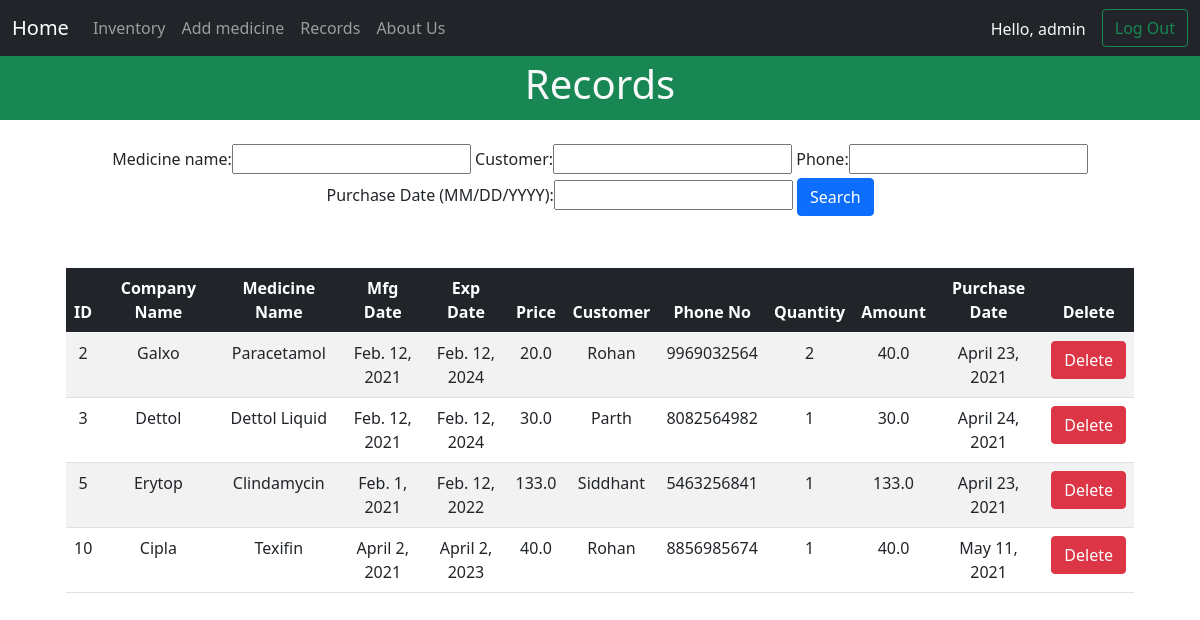
The page /records/ (signed in) on the database its author committed.
### store/models.py (models this page shows, shortened)
class Sold(models.Model):
    company_name = models.CharField(max_length=30)
    medicine_name = models.CharField(max_length=50)
    mfg_date = models.DateField("Mfg Date (MM/DD/YYYY)")
    exp_date = models.DateField("Exp Date (MM/DD/YYYY)")
    price = models.FloatField()
    customer = models.CharField(max_length=30)
    phone = models.IntegerField()
    quantity = models.IntegerField()
    amount = models.FloatField()
    purchase_date = models.DateField("Purchase Date (MM/DD/YYYY)")

### store/views.py (the view)
# urls.py: path("records/", views.records, name="Records"),
@login_required(login_url='Login')
def records(request):
    tdata = Sold.objects.all()
    myFilter = SoldFilter(request.GET, queryset=tdata)
    tdata = myFilter.qs
    return render(request, 'store/records.html', {"messages": tdata, "myFilter": myFilter})

### store/templates/store/records.html (shortened to what this page needs)
{% extends 'store/base.html' %}
{% block body %}
<div class="container-fluid bg-success text-light py-1 text-center">
    <h1>Records</h1>
</div>
<div class="container-fluid text-center py-4" style="margin: auto;">
    <form action="" method="GET" >
        {{ myFilter.form }}
        <button class="btn btn-primary my-1" type="submit">Search</button>
    </form>
</div>
<div class="container row text-center py-4" style="margin: auto;">
    <div class="col-md-12">
        <table class="table table-striped table-hover">
            <thead class="table-dark">
                <th>ID</th>
                <th>Company Name</th>
                <th>Medicine Name</th>
                <th>Mfg Date</th>
                <th>Exp Date</th>
                <th>Price</th>
                <th>Customer</th>
                <th>Phone No</th>
                <th>Quantity</th>
                <th>Amount</th>
                <th>Purchase Date</th>
                <th>Delete</th>
            </thead>
            <tbody>
                {% for i in messages %}
                    <tr>
                        <td>{{i.id}}</td>
                        <td>{{i.company_name}}</td>
                        <td>{{i.medicine_name}}</td>
                        <td>{{i.mfg_date}}</td>
                        <td>{{i.exp_date}}</td>
                        <td>{{i.price}}</td>
                        <td>{{i.customer}}</td>
                        <td>{{i.phone}}</td>
                        <td>{{i.quantity}}</td>
                        <td>{{i.amount}}</td>
                        <td>{{i.purchase_date}}</td>
                        <td><a href="{% url 'DeleteRec' i.id %}" class="btn btn-danger">Delete</a></td>
                    </tr>
                {% endfor %}
            </tbody>
        </table>
    </div>
</div>
{% endblock %}

### store/templates/store/base.html (shortened to what this page needs)
<!doctype html>
<html lang="en">
<head>
    <link href="https://cdn.jsdelivr.net/npm/bootstrap@5.0.0-beta3/dist/css/bootstrap.min.css" rel="stylesheet"
>
</head>
<body>
    <nav class="navbar navbar-expand-lg navbar-dark bg-dark">
        <div class="container-fluid">
            <a class="navbar-brand" href="{% url 'StoreHome' %}">Home</a>
            <div class="collapse navbar-collapse" id="navbarSupportedContent">
                <ul class="navbar-nav me-auto mb-2 mb-lg-0">
                    <li class="nav-item">
                        <a class="nav-link"  href="{% url 'Inventory' %}">Inventory</a>
                    </li>
                    <li class="nav-item">
                        <a class="nav-link" href="{% url 'AddMedicine' %}">Add medicine</a>
                    </li>
                    <li class="nav-item">
                        <a class="nav-link" href="{% url 'Records' %}">Records</a>
                    </li>
                    <li class="nav-item">
                        <a class="nav-link" href="{% url 'AboutUs' %}">About Us</a>
                    </li>
                </ul>
                <form class="d-flex">
                    <span class="text-light font-weight-bold mt-2 mx-3">Hello, {{request.user}}</span>
                    <a class="btn btn-outline-success" href="{% url 'Logout' %}" role="button">Log Out</a>
                </form>
            </div>
        </div>
    </nav>
    {% block body %} {% endblock %}
</body>
</html>

### rows shown on the page
Sold: id "2", company_name "Galxo", medicine_name "Paracetamol", mfg_date "Feb. 12, 2021", exp_date "Feb. 12, 2024", price "20.0", customer "Rohan", phone "9969032564", quantity "2", amount "40.0", purchase_date "April 23, 2021"
Sold: id "3", company_name "Dettol", medicine_name "Dettol Liquid", mfg_date "Feb. 12, 2021", exp_date "Feb. 12, 2024", price "30.0", customer "Parth", phone "8082564982", quantity "1", amount "30.0", purchase_date "April 24, 2021"
Sold: id "5", company_name "Erytop", medicine_name "Clindamycin", mfg_date "Feb. 1, 2021", exp_date "Feb. 12, 2022", price "133.0", customer "Siddhant", phone "5463256841", quantity "1", amount "133.0", purchase_date "April 23, 2021"
Sold: id "10", company_name "Cipla", medicine_name "Texifin", mfg_date "April 2, 2021", exp_date "April 2, 2023", price "40.0", customer "Rohan", phone "8856985674", quantity "1", amount "40.0", purchase_date "May 11, 2021"

### other values the page prints
{{ request.user }} "admin"
